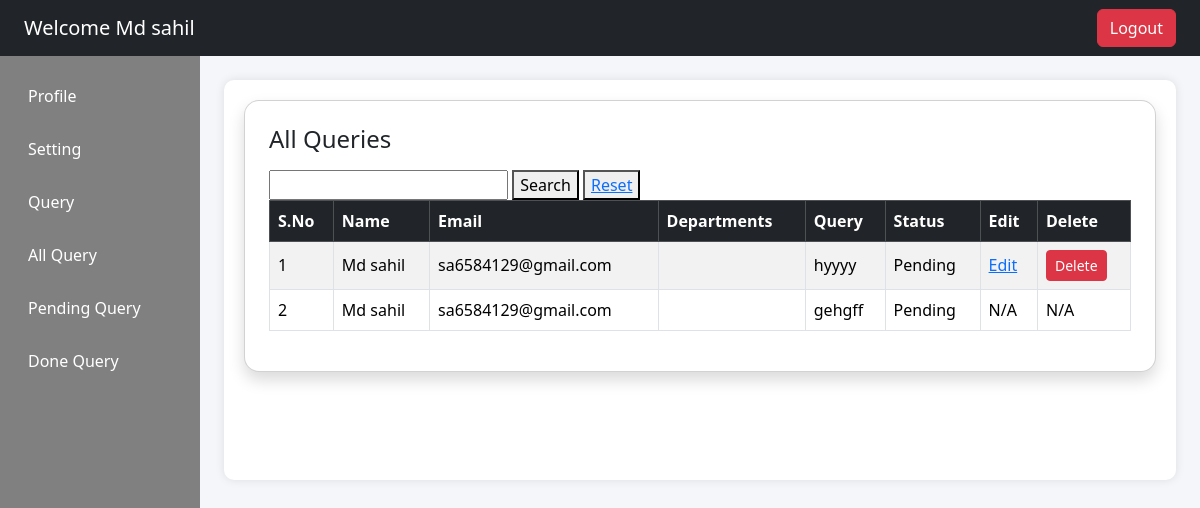
The page /empdashboard/allquery/ (signed in) on the database as committed earlier.
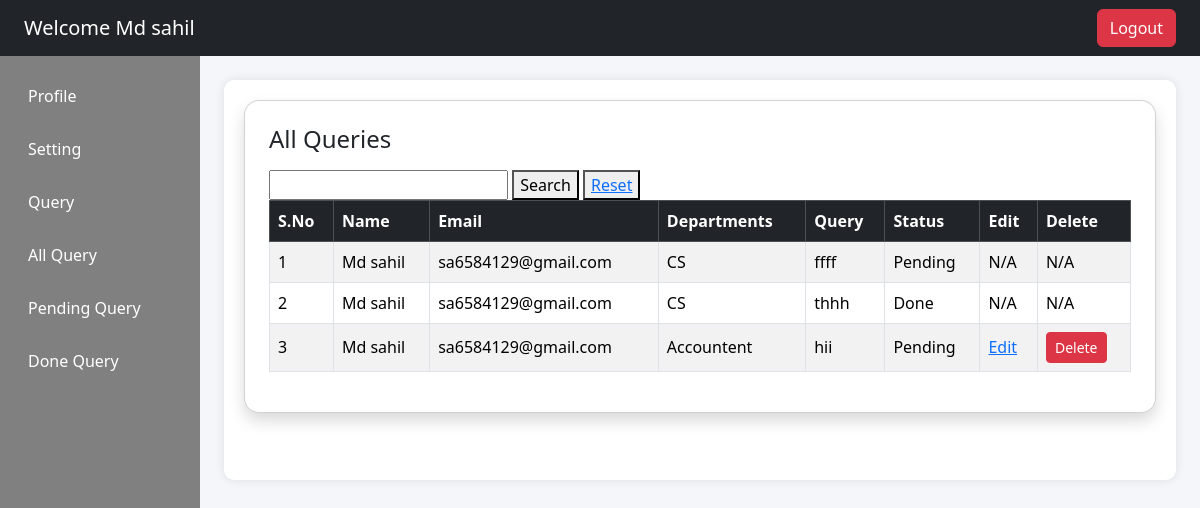
The same page on the database as committed later.
### app/models.py (models this page shows)
class Query(models.Model):
    Name=models.CharField(max_length=50)
    Email=models.EmailField(max_length=50)
    Departments=models.CharField(max_length=40)
    Query=models.TextField()
    Status=models.CharField(default="Pending")
    reply=models.CharField(null=True)

### app/views.py (the view)
# urls.py: path('empdashboard/allquery/',views.allquery,name='allquery'),
def allquery(req):
    if 'emp_id' in req.session:
        e_id = req.session.get('emp_id')
        emp_data = Add_Employee.objects.get(id=e_id)
        all_query = Query.objects.filter(Email=emp_data.Email)
        return render(req,'empdashboard.html',{'data':emp_data , 'allquery':True, 'all_query':all_query})
    else:
        return redirect('Login')

### app/templates/empdashboard.html (shortened to what the changed rows need)
<!DOCTYPE html>
<html lang="en">
<head>
    <link href="https://cdn.jsdelivr.net/npm/bootstrap@5.3.2/dist/css/bootstrap.min.css" rel="stylesheet">
    <link href="https://cdn.jsdelivr.net/npm/bootstrap@5.3.2/dist/css/bootstrap.min.css" rel="stylesheet">
</head>
<body>
    <div class="container-fluid">
        <div class="row">
            <div class="col-md-9 col-lg-10 p-4">
                <div class="content-box">
                    {% if profile %}
                    <link href="https://cdn.jsdelivr.net/npm/bootstrap@5.3.2/dist/css/bootstrap.min.css"
                        rel="stylesheet">
                    <link
                        href="https://cdnjs.cloudflare.com/ajax/libs/bootstrap-icons/1.11.1/font/bootstrap-icons.min.css"
                        rel="stylesheet">
                    <style>
                        body {
                            background: linear-gradient(to right, #e3f2fd, #f8f9fa);
                            font-family: 'Segoe UI', sans-serif;
                        }
                        .profile-wrapper {
                            min-height: 100vh;
                            display: flex;
                            align-items: center;
                            justify-content: center;
                        }
                        .profile-card {
                            width: 100%;
                            max-width: 500px;
                            border-radius: 20px;
                            padding: 40px 30px;
                            background: #ffffff;
                            box-shadow: 0 15px 35px rgba(0, 0, 0, 0.1);
                            text-align: center;
                            transition: 0.3s ease;
                        }
                        .profile-card:hover {
                            transform: translateY(-5px);
                        }
                        .profile-img {
                            width: 160px;
                            height: 160px;
                            object-fit: cover;
                            border-radius: 50%;
                            border: 6px solid #0d6efd;
                            padding: 5px;
                            background: #fff;
                            margin-bottom: 20px;
                        }
                        .profile-name {
                            font-size: 24px;
                            font-weight: 700;
                            margin-bottom: 5px;
                        }
                        .profile-role {
                            color: gray;
                            font-size: 14px;
                            margin-bottom: 20px;
                        }
                        .profile-info {
                            text-align: left;
                            margin-top: 20px;
                        }
                        .profile-info p {
                            padding: 10px 0;
                            margin-bottom: 0;
                            border-bottom: 1px solid #eee;
                            font-size: 15px;
                            display: flex;
                            align-items: center;
                        }
                        .profile-info i {
                            color: #0d6efd;
                            margin-right: 10px;
                            font-size: 18px;
                        }
                        .profile-info span {
                            font-weight: 600;
                            margin-right: 5px;
                        }
                        .btn-edit {
                            margin-top: 25px;
                            border-radius: 25px;
                            padding: 8px 25px;
                        }
                    </style>
                    <div class="profile-wrapper">
                        <div class="profile-card">
                            {% if data.Image %}
                            <img src="{{ data.Image.url }}" alt="Profile Image" class="profile-img">
                            {% else %}
                            <img src="https://via.placeholder.com/160" class="profile-img">
                            {% endif %}
                            <div class="profile-name">{{ data.Name }}</div>
                            <div class="profile-role">{{ data.Department }}</div>
                            <hr>
                            <div class="profile-info">
                                <p><i class="bi bi-envelope-fill"></i><span>Email:</span> {{ data.Email }}</p>
                                <p><i class="bi bi-telephone-fill"></i><span>Contact:</span> {{ data.Contact }}</p>
                                <p><i class="bi bi-person-badge-fill"></i><span>Code:</span> {{ data.Code }}</p>
                                <p><i class="bi bi-building"></i><span>Department:</span> {{ data.Department }}</p>
                            </div>
                            {% comment %} <a href="#" class="btn btn-primary btn-edit">
                                <i class="bi bi-pencil-square"></i> Edit Profile
                            </a> {% endcomment %}
                        </div>
                    </div>
                            {% elif allquery %}
                            <div class="card shadow p-4">
                                <div class="table-responsive">
                                    <table class="table table-striped table-bordered table-hover align-middle">
                                        <thead class="table-dark">
                                            <tr>
                                                <th>S.No</th>
                                                <th>Name</th>
                                                <th>Email</th>
                                                <th>Departments</th>
                                                <th>Query</th>
                                                <th>Status</th>
                                                <th>Edit</th>
                                                <th>Delete</th>
                                            </tr>
                                        </thead>
                                        <tbody>
                                            {% for i in all_query %}
                                            <tr>
                                                <td>{{forloop.counter}}</td>
                                                <td>{{i.Name}}</td>
                                                <td>{{i.Email}}</td>
                                                <td>{{i.Departments}}</td>
                                                <td>{{i.Query}}</td>
                                                <td>{{i.Status}}</td>
                                                <td>
                                                    {% if i.reply %}
                                                    N/A
                                                    {% else %}
                                                            <a href="{% url 'edit_all_query' i.id %}">Edit</a>
                                                    {% endif %}
                                                </td>
                                                <td>
                                                    {% if i.reply %}
                                                    N/A
                                                    {% else %}
                                                            <a href="{% url 'emp_q_delete' i.id %}"><button class="btn btn-sm btn-danger">Delete</button></a>
                                                    {% endif %}
                                                </td>
                                            </tr>
                                            {% endfor %}
                                        </tbody>
                                    </table>
                                </div>
                            </div>
                            {% endif %}
                        </div>
                    </div>
</body>
</html>

Rows that differ between the two databases and show on the page:
removed Query: Name "Md sahil", Email "sa6584129@gmail.com", Query "hyyyy", Status "Pending", shows "Edit", shows "Delete"
removed Query: Name "Md sahil", Email "sa6584129@gmail.com", Query "gehgff", Status "Pending", reply "N/A"
added Query: Name "Md sahil", Email "sa6584129@gmail.com", Departments "CS", Query "ffff", Status "Pending", reply "N/A"
added Query: Name "Md sahil", Email "sa6584129@gmail.com", Departments "CS", Query "thhh", Status "Done", reply "N/A"
added Query: Name "Md sahil", Email "sa6584129@gmail.com", Departments "Accountent", Query "hii", Status "Pending", shows "Edit", shows "Delete"
